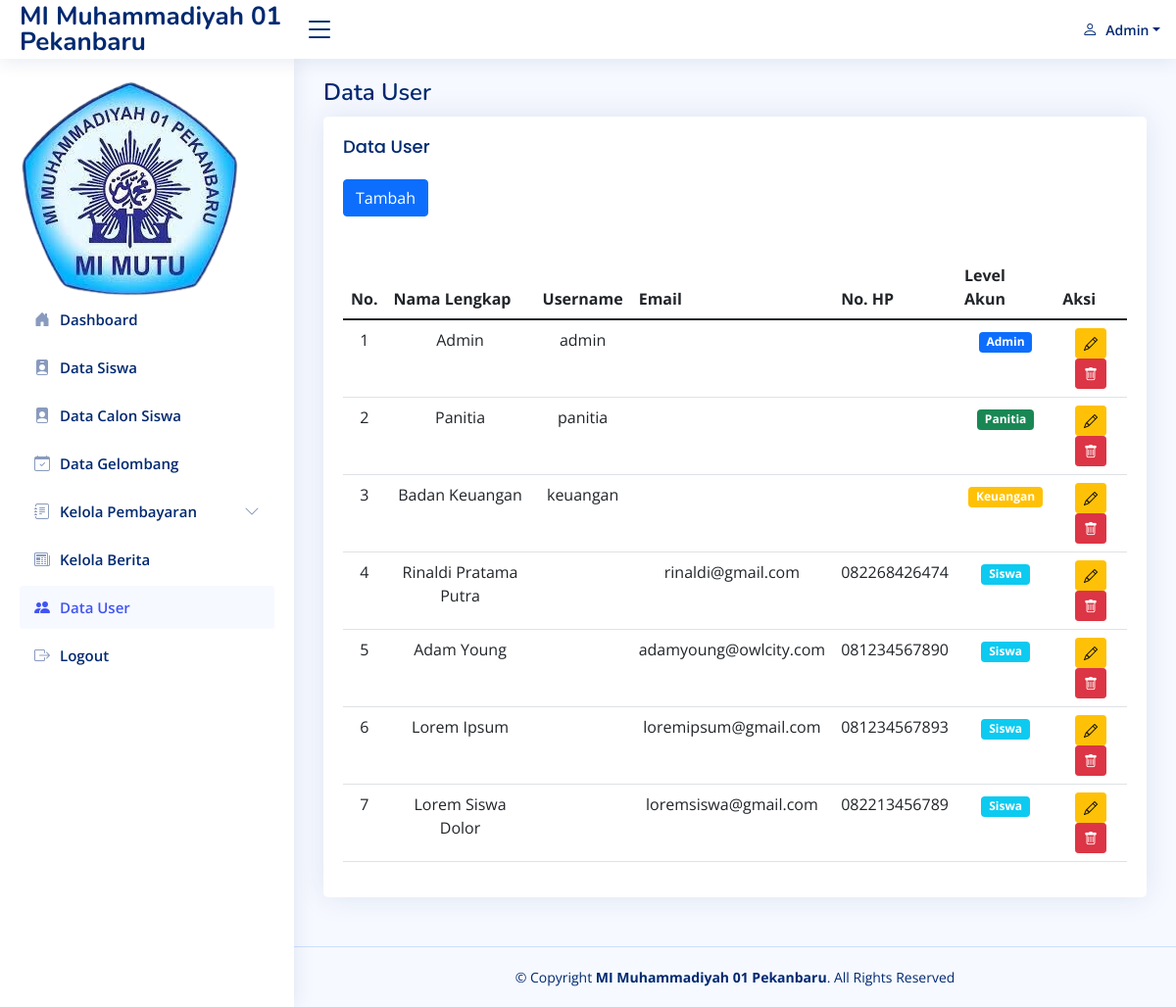
Page /app/administrator/data-user.php (signed in) on the committed database.
### tables this page shows
CREATE TABLE `tabel_pengguna` (
  `id_pengguna` int NOT NULL,
  `username` varchar(255) DEFAULT NULL,
  `email` varchar(255) DEFAULT NULL,
  `nohp` varchar(50) DEFAULT NULL,
  `password` varchar(255) NOT NULL,
  `nama_lengkap` varchar(255) NOT NULL,
  `level_akun` enum('level1','level2','level3','level4') DEFAULT NULL,
  `created_at` timestamp NULL DEFAULT NULL,
  `updated_at` timestamp NULL DEFAULT NULL
);

### app/administrator/data-user.php (the view)
<?php
$page = "user";
include('../_header.php');
include('../_sidebar.php');
?>
<main id="main" class="main">
    <div class="pagetitle">
        <h1>Data User</h1>
    </div>
    <section class="section">
        <div class="row">
            <div class="col-lg-12">
                <div class="card">
                    <div class="card-body">
                        <h5 class="card-title">Data User</h5>
                        <p class="card-text"><a href="tambah-data-user.php" class="btn btn-primary">Tambah</a></p>
                        <br>
                        <div class="table-responsive">
                            <table class="table table-hover" id="tb_user">
                                <thead>
                                    <tr>
                                        <th scope="col">No.</th>
                                        <th scope="col">Nama Lengkap</th>
                                        <th scope="col">Username</th>
                                        <th scope="col">Email</th>
                                        <th scope="col">No. HP</th>
                                        <th scope="col">Level Akun</th>
                                        <th scope="col">Aksi</th>
                                    </tr>
                                </thead>
                                <tbody>
                                    <?php
                                    $no = 1;
                                    $queryuser = mysqli_query($conn, "SELECT * FROM `tabel_pengguna`") or die(mysqli_error($conn));
                                    while ($data = mysqli_fetch_assoc($queryuser)) {
                                    ?>
                                        <tr>
                                            <td class="text-center" width="40px"><?php echo $no++; ?></td>
                                            <td class="text-center"><?php echo $data['nama_lengkap']; ?></td>
                                            <td class="text-center"><?php echo $data['username']; ?></td>
                                            <td class="text-center"><?php echo $data['email']; ?></td>
                                            <td class="text-center"><?php echo $data['nohp']; ?></td>
                                            <td class="text-center">
                                                <?php
                                                if ($data['level_akun'] == 'level1') {
                                                    echo '<span class="badge bg-primary">Admin</span>';
                                                } elseif ($data['level_akun'] == 'level2') {
                                                    echo '<span class="badge bg-success">Panitia</span>';
                                                } elseif ($data['level_akun'] == 'level3') {
                                                    echo '<span class="badge bg-warning">Keuangan</span>';
                                                } elseif ($data['level_akun'] == 'level4') {
                                                    echo '<span class="badge bg-info">Siswa</span>';
                                                } else {
                                                    echo '<span class="badge bg-secondary">Tidak ada level</span>';
                                                }
                                                ?>
                                            </td>
                                            <td class="text-center">
                                                <a href="edit-user.php?id_pengguna=<?= $data['id_pengguna']; ?>" class="btn btn-sm btn-warning" title="Edit"><i class="bi bi-pencil"></i></a>
                                                <a href="hapus-data-user.php?id_pengguna=<?= $data['id_pengguna']; ?>" class="btn btn-sm btn-danger" title="Hapus" onclick="return confirm('Apakah Anda yakin ingin menghapus data ini?')"><i class="bi bi-trash"></i></a>
                                            </td>
                                        </tr>
                                    <?php
                                    }
                                    ?>
                                </tbody>
                            </table>
                        </div>
                    </div>
                </div>
            </div>
        </div>
    </section>
</main>
<?php
include('../_footer.php');
?>

### app/_header.php (shortened to what this page needs)
<!DOCTYPE html>
<html lang="en">
<head>
    <link href="../assets/vendor/bootstrap/css/bootstrap.min.css" rel="stylesheet">
    <link href="../assets/vendor/bootstrap-icons/bootstrap-icons.css" rel="stylesheet">
    <link href="../assets/vendor/boxicons/css/boxicons.min.css" rel="stylesheet">
    <link href="../assets/vendor/quill/quill.snow.css" rel="stylesheet">
    <link href="../assets/vendor/quill/quill.bubble.css" rel="stylesheet">
    <link href="../assets/vendor/remixicon/remixicon.css" rel="stylesheet">
    <link href="../assets/vendor/simple-datatables/style.css" rel="stylesheet">
    <link rel="stylesheet" type="text/css" href="https://cdn.datatables.net/1.11.5/css/dataTables.bootstrap5.min.css">
    <link rel="stylesheet" type="text/css" href="https://cdn.datatables.net/buttons/2.2.3/css/buttons.bootstrap5.min.css">
    <link href="../assets/css/style.css" rel="stylesheet">
    <link href="https://cdnjs.cloudflare.com/ajax/libs/font-awesome/5.15.1/css/all.min.css" rel="stylesheet">
</head>
<body>
    <header id="header" class="header fixed-top d-flex align-items-center ">
        <div class="d-flex align-items-center justify-content-between ">
            <a href="index.php" class="logo d-flex align-items-center">
                <span class="d-none d-lg-block">MI Muhammadiyah 01 Pekanbaru</span>
            </a>
            <i class="bi bi-list toggle-sidebar-btn"></i>
        </div>
        <nav class="header-nav ms-auto">
            <ul class="d-flex align-items-center">
                <li class="nav-item dropdown pe-3">
                    <a class="nav-link nav-profile d-flex align-items-center pe-0" href="#" data-bs-toggle="dropdown">
                        <i class="bi bi-person"></i>
                        <span class="d-none d-md-block dropdown-toggle ps-2"><?= $_SESSION['login']; ?></span>
                    </a>
                </li>
            </ul>
        </nav>
    </header>

### app/_sidebar.php (shortened to what this page needs)
<aside id="sidebar" class="sidebar ">
    <ul class="sidebar-nav " id="sidebar-nav">
        <img src="../assets/img/logo_mi.png" class="item-center-medium " alt="">
        <li class="nav-item">
            <?php if ($page == "dashboard") { ?>
                <a class="nav-link active" href="index.php">
                    <i class="bi bi-house-door-fill"></i>
                    <span>Dashboard</span>
                </a>
            <?php } else { ?>
                <a class="nav-link collapsed" href="index.php">
                    <i class="bi bi-house-door-fill"></i>
                    <span>Dashboard</span>
                </a>
            <?php } ?>
        </li>
        <li class="nav-item">
            <?php if ($page == "siswa") { ?>
                <a class="nav-link active" href="data-siswa.php">
                    <i class="bi bi-person-badge-fill"></i>
                    <span>Data Siswa</span>
                </a>
            <?php } else { ?>
                <a class="nav-link collapsed" href="data-siswa.php">
                    <i class="bi bi-person-badge-fill"></i>
                    <span>Data Siswa</span>
                </a>
            <?php } ?>
        </li>
        <li class="nav-item">
            <?php if ($page == "calon_siswa") { ?>
                <a class="nav-link " href="data-calon-siswa.php">
                    <i class="bi bi-file-person-fill"></i>
                    <span>Data Calon Siswa</span>
                </a>
            <?php } else { ?>
                <a class="nav-link collapsed" href="data-calon-siswa.php">
                    <i class="bi bi-file-person-fill"></i>
                    <span>Data Calon Siswa</span>
                </a>
            <?php } ?>
        </li>
        <li class="nav-item">
            <?php if ($page == "gelombang") { ?>
                <a class="nav-link " href="data-gelombang.php">
                    <i class="bi bi-calendar-check"></i>
                    <span>Data Gelombang</span>
                </a>
            <?php } else { ?>
                <a class="nav-link collapsed" href="data-gelombang.php">
                    <i class="bi bi-calendar-check"></i>
                    <span>Data Gelombang</span>
                </a>
            <?php } ?>
        </li>
        <li class="nav-item">
            <a class="nav-link collapsed" data-bs-target="#pengelolaan-nav" data-bs-toggle="collapse" href="#">
                <i class="bi bi-journal-text"></i><span>Kelola Pembayaran</span>
                <i class="bi bi-chevron-down ms-auto"></i>
            </a>
        </li>
        <li class="nav-item">
            <?php if ($page == "berita") { ?>
                <a class="nav-link active" href="kelola-berita.php">
                    <i class="bi bi-newspaper"></i>
                    <span>Kelola Berita</span>
                </a>
            <?php } else { ?>
                <a class="nav-link collapsed" href="kelola-berita.php">
                    <i class="bi bi-newspaper"></i>
                    <span>Kelola Berita</span>
                </a>
            <?php } ?>
        </li>
        <li class="nav-item">
            <?php if ($page == "user") { ?>
                <a class="nav-link active" href="data-user.php">
                    <i class="bi bi-people-fill"></i>
                    <span>Data User</span>
                </a>
            <?php } ?>
        </li>
        <li class="nav-item ">
            <a class="nav-link collapsed" href="../auth/logout.php">
                <i class="bi bi-box-arrow-right"></i>
                <span>Logout</span>
            </a>
        </li>
    </ul>
</aside>

### app/_footer.php (shortened to what this page needs)
<footer id="footer" class="footer">
    <div class="copyright">
        &copy; Copyright <strong><span>MI Muhammadiyah 01 Pekanbaru</span></strong>. All Rights Reserved
    </div>
</footer>
</body>
</html>

### app/assets/css/style.css (style rules this page uses)
:root { scroll-behavior: smooth; }
body { font-family: "Open Sans", sans-serif; background: #f6f9ff; color: #444444; }
a { color: #4154f1; text-decoration: none; }
h1, h2, h3, h4, h5, h6 { font-family: "Nunito", sans-serif; }
#main { margin-top: 60px; padding: 20px 30px; transition: all 0.3s; }
.pagetitle { margin-bottom: 10px; }
.pagetitle h1 { font-size: 24px; margin-bottom: 0; font-weight: 600; color: #012970; }
.card { margin-bottom: 30px; border: none; border-radius: 5px; box-shadow: 0px 0 30px rgba(1, 41, 112, 0.1); overflow: hidden; }
.card-title { padding: 20px 0 15px 0; font-size: 18px; font-weight: 500; color: #012970; font-family: "Poppins", sans-serif; }
.card-body { padding: 0 20px 20px 20px; }
.logo { line-height: 1; }
@media (min-width: 1200px) { .logo { width: 280px; } }
.logo span { font-size: 26px; font-weight: 700; color: #012970; font-family: "Nunito", sans-serif; }
.header { transition: all 0.5s; z-index: 997; height: 60px; box-shadow: 0px 2px 20px rgba(1, 41, 112, 0.1); background-color: #fff; padding-left: 20px; }
.header .toggle-sidebar-btn { font-size: 32px; padding-left: 10px; cursor: pointer; color: #012970; }
.header-nav ul { list-style: none; }
.header-nav > ul { margin: 0; padding: 0; }
.header-nav .nav-profile { color: #012970; }
.header-nav .nav-profile span { font-size: 14px; font-weight: 600; }
.sidebar { position: fixed; top: 60px; left: 0; bottom: 0; width: 300px; z-index: 996; transition: all 0.3s; padding: 20px; overflow-y: auto; scrollbar-width: thin; scrollbar-color: #aab7cf transparent; box-shadow: 0px 0px 20px rgba(1, 41, 112, 0.1); background-color: #fff; }
@media (min-width: 1200px) { #main, #footer { margin-left: 300px; } }
.sidebar-nav { padding: 0; margin: 0; list-style: none; }
.sidebar-nav li { padding: 0; margin: 0; list-style: none; }
.sidebar-nav .nav-item { margin-bottom: 5px; }
.sidebar-nav .nav-link { display: flex; align-items: center; font-size: 15px; font-weight: 600; color: #4154f1; transition: 0.3; background: #f6f9ff; padding: 10px 15px; border-radius: 4px; }
.sidebar-nav .nav-link i { font-size: 16px; margin-right: 10px; color: #4154f1; }
.sidebar-nav .nav-link.collapsed { color: #012970; background: #fff; }
.sidebar-nav .nav-link.collapsed i { color: #899bbd; }
.sidebar-nav .nav-link .bi-chevron-down { margin-right: 0; transition: transform 0.2s ease-in-out; }
.footer { padding: 20px 0; font-size: 14px; transition: all 0.3s; border-top: 1px solid #cddfff; }
.footer .copyright { text-align: center; color: #012970; }

### rows in the picture
tabel_pengguna: nama_lengkap "Admin", username "admin", level_akun "Admin"
tabel_pengguna: nama_lengkap "Panitia", username "panitia", level_akun "Panitia"
tabel_pengguna: nama_lengkap "Badan Keuangan", username "keuangan", level_akun "Keuangan"
tabel_pengguna: nama_lengkap "Rinaldi Pratama Putra", email "rinaldi@gmail.com", nohp "082268426474", level_akun "Siswa"
tabel_pengguna: nama_lengkap "Adam Young", email "adamyoung@owlcity.com", nohp "081234567890", level_akun "Siswa"
tabel_pengguna: nama_lengkap "Lorem Ipsum", email "loremipsum@gmail.com", nohp "081234567893", level_akun "Siswa"
tabel_pengguna: nama_lengkap "Lorem Siswa Dolor", email "loremsiswa@gmail.com", nohp "082213456789", level_akun "Siswa"

### other values in the picture
$_SESSION['login'] "Admin"
